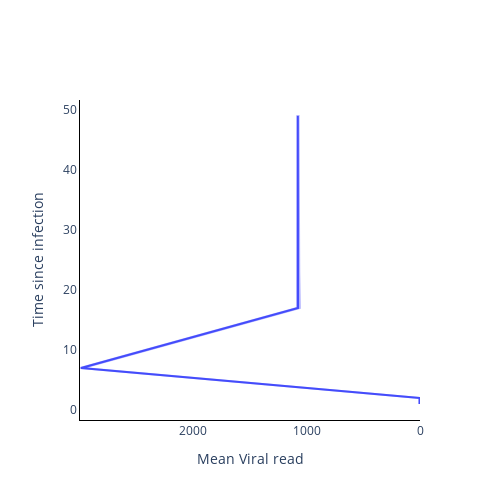

The notebook cell saved with this chart:
### Code cell
fig = go.Figure()

fig.add_trace(
    go.Scatter(
        y=time_from_infec,
        x=np.mean(vr_val, axis=1),
        mode='lines',
        name='Mean Viral read',
        showlegend=False,
    )
)

fig.add_trace(
    go.Scatter(
        y=time_from_infec.tolist() + time_from_infec.tolist()[::-1],
        x=np.quantile(vr_val, 0.975, axis=1).tolist() + np.quantile(vr_val, 0.025, axis=1).tolist()[::-1],
        mode='lines',
        fill='toself',
        fillcolor='blue',
        line_color='blue',
        opacity=0.3,
        showlegend=False,
    )
)

# Add axis labels
fig.update_layout(
    width=500, 
    height=500,
    plot_bgcolor='white',
    xaxis=dict(
        linecolor='black',
        title = 'Mean Viral read',
        autorange='reversed'
        ),
    yaxis=dict(
        linecolor='black',
        title = 'Time since infection'),
    #legend=dict(
    #    orientation="h",
    #    yanchor="bottom",
    #    y=1.02,
    #    xanchor="right",
    #    x=1
    #)
    )

fig.write_image('images/Viral_read_model-HPV.pdf')
fig.show()

### Figure 1 — Plotly figure (JSON) as saved in the notebook; plotly's stock layout.template omitted (floating-point values rounded to 4 significant figures)
{"data": [{"mode": "lines", "name": "Mean Viral read", "showlegend": false, "type": "scatter", "x": [1.915, 1.982, 596.7, 1194.0, 1792.0, 2389.0, 2987.0, 2796.0, 2605.0, 2414.0, 2222.0, 2031.0, 1840.0, 1649.0, 1458.0, 1266.0, 1075.0, 1075.0, 1075.0, 1076.0, 1076.0, 1076.0, 1076.0, 1076.0, 1076.0, 1076.0, 1076.0, 1076.0, 1077.0, 1077.0, 1077.0, 1077.0, 1077.0, 1077.0, 1077.0, 1077.0, 1077.0, 1077.0, 1077.0, 1077.0, 1077.0, 1077.0, 1077.0, 1077.0, 1077.0, 1077.0, 1077.0, 1077.0, 1077.0], "y": [1, 2, 3, 4, 5, 6, 7, 8, 9, 10, 11, 12, 13, 14, 15, 16, 17, 18, 19, 20, 21, 22, 23, 24, 25, 26, 27, 28, 29, 30, 31, 32, 33, 34, 35, 36, 37, 38, 39, 40, 41, 42, 43, 44, 45, 46, 47, 48, 49]}, {"fill": "toself", "fillcolor": "blue", "line": {"color": "blue"}, "mode": "lines", "opacity": 0.3, "showlegend": false, "type": "scatter", "x": [8.488, 8.418, 606.3, 1204.0, 1801.0, 2399.0, 2997.0, 2805.0, 2614.0, 2423.0, 2232.0, 2041.0, 1849.0, 1658.0, 1467.0, 1276.0, 1084.0, 1084.0, 1084.0, 1084.0, 1083.0, 1083.0, 1083.0, 1083.0, 1082.0, 1082.0, 1082.0, 1081.0, 1081.0, 1081.0, 1081.0, 1081.0, 1081.0, 1081.0, 1081.0, 1081.0, 1081.0, 1081.0, 1081.0, 1081.0, 1081.0, 1081.0, 1081.0, 1081.0, 1081.0, 1081.0, 1081.0, 1081.0, 1081.0, 1071.0, 1071.0, 1071.0, 1071.0, 1071.0, 1071.0, 1071.0, 1070.0, 1070.0, 1071.0, 1071.0, 1071.0, 1071.0, 1071.0, 1071.0, 1071.0, 1071.0, 1071.0, 1071.0, 1070.0, 1069.0, 1068.0, 1068.0, 1067.0, 1066.0, 1065.0, 1064.0, 1063.0, 1063.0, 1062.0, 1061.0, 1061.0, 1059.0, 1251.0, 1442.0, 1633.0, 1824.0, 2015.0, 2206.0, 2398.0, 2589.0, 2780.0, 2972.0, 2374.0, 1776.0, 1179.0, 581.4, 0, 0], "y": [1, 2, 3, 4, 5, 6, 7, 8, 9, 10, 11, 12, 13, 14, 15, 16, 17, 18, 19, 20, 21, 22, 23, 24, 25, 26, 27, 28, 29, 30, 31, 32, 33, 34, 35, 36, 37, 38, 39, 40, 41, 42, 43, 44, 45, 46, 47, 48, 49, 49, 48, 47, 46, 45, 44, 43, 42, 41, 40, 39, 38, 37, 36, 35, 34, 33, 32, 31, 30, 29, 28, 27, 26, 25, 24, 23, 22, 21, 20, 19, 18, 17, 16, 15, 14, 13, 12, 11, 10, 9, 8, 7, 6, 5, 4, 3, 2, 1]}], "layout": {"height": 500, "plot_bgcolor": "white", "width": 500, "xaxis": {"autorange": "reversed", "linecolor": "black", "title": {"text": "Mean Viral read"}}, "yaxis": {"linecolor": "black", "title": {"text": "Time since infection"}}}}
